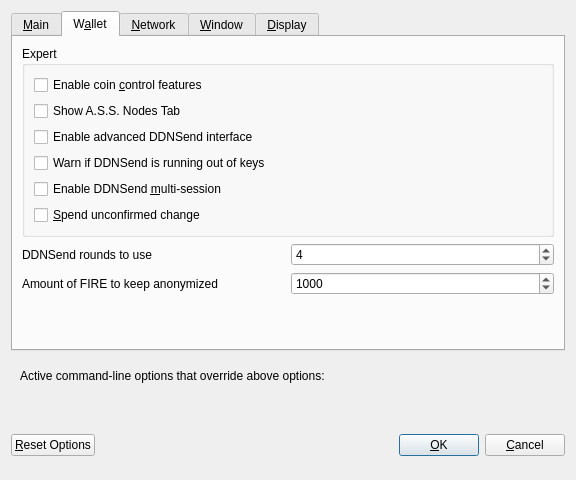
<?xml version="1.0" encoding="UTF-8"?>
<ui version="4.0">
 <class>OptionsDialog</class>
 <widget class="QDialog" name="OptionsDialog">
  <property name="geometry">
   <rect>
    <x>0</x>
    <y>0</y>
    <width>576</width>
    <height>480</height>
   </rect>
  </property>
  <property name="windowTitle">
   <string>Options</string>
  </property>
  <property name="modal">
   <bool>true</bool>
  </property>
  <layout class="QVBoxLayout" name="verticalLayout">
   <item>
    <widget class="QTabWidget" name="tabWidget">
     <property name="currentIndex">
      <number>1</number>
     </property>
     <widget class="QWidget" name="tabMain">
      <attribute name="title">
       <string>&amp;Main</string>
      </attribute>
      <layout class="QVBoxLayout" name="verticalLayout_Main">
       <item>
        <widget class="QCheckBox" name="bitcoinAtStartup">
         <property name="toolTip">
          <string>Automatically start FIRE Core after logging in to the system.</string>
         </property>
         <property name="text">
          <string>&amp;Start Firelynx Core on system login</string>
         </property>
        </widget>
       </item>
       <item>
        <layout class="QHBoxLayout" name="horizontalLayout_2_Main">
         <item>
          <widget class="QLabel" name="databaseCacheLabel">
           <property name="text">
            <string>Size of &amp;database cache</string>
           </property>
           <property name="textFormat">
            <enum>Qt::PlainText</enum>
           </property>
           <property name="buddy">
            <cstring>databaseCache</cstring>
           </property>
          </widget>
         </item>
         <item>
          <widget class="QSpinBox" name="databaseCache"/>
         </item>
         <item>
          <widget class="QLabel" name="databaseCacheUnitLabel">
           <property name="text">
            <string>MB</string>
           </property>
           <property name="textFormat">
            <enum>Qt::PlainText</enum>
           </property>
          </widget>
         </item>
         <item>
          <spacer name="horizontalSpacer_2_Main">
           <property name="orientation">
            <enum>Qt::Horizontal</enum>
           </property>
           <property name="sizeHint" stdset="0">
            <size>
             <width>40</width>
             <height>20</height>
            </size>
           </property>
          </spacer>
         </item>
        </layout>
       </item>
       <item>
        <layout class="QHBoxLayout" name="horizontalLayout_3_Main">
         <item>
          <widget class="QLabel" name="threadsScriptVerifLabel">
           <property name="text">
            <string>Number of script &amp;verification threads</string>
           </property>
           <property name="textFormat">
            <enum>Qt::PlainText</enum>
           </property>
           <property name="buddy">
            <cstring>threadsScriptVerif</cstring>
           </property>
          </widget>
         </item>
         <item>
          <widget class="QSpinBox" name="threadsScriptVerif">
           <property name="toolTip">
            <string>(0 = auto, &lt;0 = leave that many cores free)</string>
           </property>
          </widget>
         </item>
         <item>
          <spacer name="horizontalSpacer_3_Main">
           <property name="orientation">
            <enum>Qt::Horizontal</enum>
           </property>
           <property name="sizeHint" stdset="0">
            <size>
             <width>40</width>
             <height>20</height>
            </size>
           </property>
          </spacer>
         </item>
        </layout>
       </item>
       <item>
        <spacer name="verticalSpacer_Main">
         <property name="orientation">
          <enum>Qt::Vertical</enum>
         </property>
         <property name="sizeHint" stdset="0">
          <size>
           <width>20</width>
           <height>40</height>
          </size>
         </property>
        </spacer>
       </item>
      </layout>
     </widget>
     <widget class="QWidget" name="tabWallet">
      <attribute name="title">
       <string>W&amp;allet</string>
      </attribute>
      <layout class="QVBoxLayout" name="verticalLayout_Wallet">
       <item>
        <widget class="QGroupBox" name="groupBox">
         <property name="title">
          <string>Expert</string>
         </property>
         <layout class="QVBoxLayout" name="verticalLayout_2">
          <item>
           <widget class="QCheckBox" name="coinControlFeatures">
            <property name="toolTip">
             <string>Whether to show coin control features or not.</string>
            </property>
            <property name="text">
             <string>Enable coin &amp;control features</string>
            </property>
           </widget>
          </item>
          <item>
           <widget class="QCheckBox" name="showMasternodesTab">
            <property name="toolTip">
             <string>Show additional tab listing all your masternodes in first sub-tab&lt;br/&gt;and all masternodes on the network in second sub-tab.</string>
            </property>
            <property name="text">
             <string>Show A.S.S. Nodes Tab</string>
            </property>
           </widget>
          </item>
          <item>
           <widget class="QCheckBox" name="showAdvancedPSUI">
            <property name="toolTip">
             <string>Show additional information and buttons for DDNSend on overview screen.</string>
            </property>
            <property name="text">
             <string>Enable advanced DDNSend interface</string>
            </property>
           </widget>
          </item>
          <item>
           <widget class="QCheckBox" name="lowKeysWarning">
            <property name="toolTip">
             <string>Show warning dialog when DDNSend detects that wallet has very low number of keys left.</string>
            </property>
            <property name="text">
             <string>Warn if DDNSend is running out of keys</string>
            </property>
           </widget>
          </item>
          <item>
           <widget class="QCheckBox" name="privateSendMultiSession">
            <property name="toolTip">
             <string>Whether to use experimental DDNSend mode with multiple mixing sessions per block.&lt;br/&gt;Note: You must use this feature carefully.&lt;br/&gt;Make sure you always have recent wallet (auto)backup in a safe place!</string>
            </property>
            <property name="text">
             <string>Enable DDNSend &amp;multi-session</string>
            </property>
           </widget>
          </item>
          <item>
           <widget class="QCheckBox" name="spendZeroConfChange">
            <property name="toolTip">
             <string>If you disable the spending of unconfirmed change, the change from a transaction&lt;br/&gt;cannot be used until that transaction has at least one confirmation.&lt;br/&gt;This also affects how your balance is computed.</string>
            </property>
            <property name="text">
             <string>&amp;Spend unconfirmed change</string>
            </property>
           </widget>
          </item>
         </layout>
        </widget>
       </item>
       <item>
        <layout class="QHBoxLayout" name="horizontalLayout_4_Wallet">
         <item>
          <widget class="QLabel" name="label">
           <property name="toolTip">
            <string>This setting determines the amount of individual masternodes that an input will be anonymized through.&lt;br/&gt;More rounds of anonymization gives a higher degree of privacy, but also costs more in fees.</string>
           </property>
           <property name="text">
            <string>DDNSend rounds to use</string>
           </property>
          </widget>
         </item>
         <item>
          <widget class="QSpinBox" name="privateSendRounds">
           <property name="minimum">
            <number>2</number>
           </property>
           <property name="maximum">
            <number>8</number>
           </property>
           <property name="value">
            <number>4</number>
           </property>
          </widget>
         </item>
        </layout>
       </item>
       <item>
        <layout class="QHBoxLayout" name="horizontalLayout">
         <item>
          <widget class="QLabel" name="label_2">
           <property name="toolTip">
            <string>This amount acts as a threshold to turn off DDNSend once it's reached.</string>
           </property>
           <property name="statusTip">
            <string notr="true"/>
           </property>
           <property name="whatsThis">
            <string notr="true"/>
           </property>
           <property name="accessibleName">
            <string notr="true"/>
           </property>
           <property name="accessibleDescription">
            <string notr="true"/>
           </property>
           <property name="text">
            <string>Amount of FIRE to keep anonymized</string>
           </property>
          </widget>
         </item>
         <item>
          <widget class="QSpinBox" name="privateSendAmount">
           <property name="minimum">
            <number>2</number>
           </property>
           <property name="maximum">
            <number>2000</number>
           </property>
           <property name="singleStep">
            <number>10</number>
           </property>
           <property name="value">
            <number>1000</number>
           </property>
          </widget>
         </item>
        </layout>
       </item>
       <item>
        <spacer name="verticalSpacer_Wallet">
         <property name="orientation">
          <enum>Qt::Vertical</enum>
         </property>
         <property name="sizeHint" stdset="0">
          <size>
           <width>20</width>
           <height>40</height>
          </size>
         </property>
        </spacer>
       </item>
      </layout>
     </widget>
     <widget class="QWidget" name="tabNetwork">
      <attribute name="title">
       <string>&amp;Network</string>
      </attribute>
      <layout class="QVBoxLayout" name="verticalLayout_Network">
       <item>
        <widget class="QCheckBox" name="mapPortUpnp">
         <property name="toolTip">
          <string>Automatically open the FIRE Core client port on the router. This only works when your router supports UPnP and it is enabled.</string>
         </property>
         <property name="text">
          <string>Map port using &amp;UPnP</string>
         </property>
        </widget>
       </item>
       <item>
        <widget class="QCheckBox" name="allowIncoming">
         <property name="toolTip">
          <string>Accept connections from outside</string>
         </property>
         <property name="text">
          <string>Allow incoming connections</string>
         </property>
        </widget>
       </item>
       <item>
        <widget class="QCheckBox" name="connectSocks">
         <property name="toolTip">
          <string>Connect to the FIRE network through a SOCKS5 proxy.</string>
         </property>
         <property name="text">
          <string>&amp;Connect through SOCKS5 proxy (default proxy):</string>
         </property>
        </widget>
       </item>
       <item>
        <layout class="QHBoxLayout" name="horizontalLayout_1_Network">
         <item>
          <widget class="QLabel" name="proxyIpLabel">
           <property name="text">
            <string>Proxy &amp;IP:</string>
           </property>
           <property name="textFormat">
            <enum>Qt::PlainText</enum>
           </property>
           <property name="buddy">
            <cstring>proxyIp</cstring>
           </property>
          </widget>
         </item>
         <item>
          <widget class="QValidatedLineEdit" name="proxyIp">
           <property name="minimumSize">
            <size>
             <width>140</width>
             <height>0</height>
            </size>
           </property>
           <property name="maximumSize">
            <size>
             <width>140</width>
             <height>16777215</height>
            </size>
           </property>
           <property name="toolTip">
            <string>IP address of the proxy (e.g. IPv4: 127.0.0.1 / IPv6: ::1)</string>
           </property>
          </widget>
         </item>
         <item>
          <widget class="QLabel" name="proxyPortLabel">
           <property name="text">
            <string>&amp;Port:</string>
           </property>
           <property name="textFormat">
            <enum>Qt::PlainText</enum>
           </property>
           <property name="buddy">
            <cstring>proxyPort</cstring>
           </property>
          </widget>
         </item>
         <item>
          <widget class="QLineEdit" name="proxyPort">
           <property name="minimumSize">
            <size>
             <width>55</width>
             <height>0</height>
            </size>
           </property>
           <property name="maximumSize">
            <size>
             <width>55</width>
             <height>16777215</height>
            </size>
           </property>
           <property name="toolTip">
            <string>Port of the proxy (e.g. 9050)</string>
           </property>
          </widget>
         </item>
         <item>
          <spacer name="horizontalSpacer_1_Network">
           <property name="orientation">
            <enum>Qt::Horizontal</enum>
           </property>
           <property name="sizeHint" stdset="0">
            <size>
             <width>40</width>
             <height>20</height>
            </size>
           </property>
          </spacer>
         </item>
        </layout>
       </item>
       <item>
        <layout class="QHBoxLayout" name="horizontalLayout_2_Network">
         <item>
          <widget class="QLabel" name="proxyActiveNets">
           <property name="text">
            <string>Used for reaching peers via:</string>
           </property>
           <property name="textFormat">
            <enum>Qt::PlainText</enum>
           </property>
          </widget>
         </item>
         <item>
          <widget class="QCheckBox" name="proxyReachIPv4">
           <property name="enabled">
            <bool>false</bool>
           </property>
           <property name="toolTip">
            <string>Shows, if the supplied default SOCKS5 proxy is used to reach peers via this network type.</string>
           </property>
           <property name="text">
            <string/>
           </property>
          </widget>
         </item>
         <item>
          <widget class="QLabel" name="proxyReachIPv4Label">
           <property name="text">
            <string>IPv4</string>
           </property>
           <property name="textFormat">
            <enum>Qt::PlainText</enum>
           </property>
          </widget>
         </item>
         <item>
          <widget class="QCheckBox" name="proxyReachIPv6">
           <property name="enabled">
            <bool>false</bool>
           </property>
           <property name="toolTip">
            <string>Shows, if the supplied default SOCKS5 proxy is used to reach peers via this network type.</string>
           </property>
           <property name="text">
            <string/>
           </property>
          </widget>
         </item>
         <item>
          <widget class="QLabel" name="proxyReachIPv6Label">
           <property name="text">
            <string>IPv6</string>
           </property>
           <property name="textFormat">
            <enum>Qt::PlainText</enum>
           </property>
          </widget>
         </item>
         <item>
          <widget class="QCheckBox" name="proxyReachTor">
           <property name="enabled">
            <bool>false</bool>
           </property>
           <property name="toolTip">
            <string>Shows, if the supplied default SOCKS5 proxy is used to reach peers via this network type.</string>
           </property>
           <property name="text">
            <string/>
           </property>
          </widget>
         </item>
         <item>
          <widget class="QLabel" name="proxyReachTorLabel">
           <property name="text">
            <string>Tor</string>
           </property>
           <property name="textFormat">
            <enum>Qt::PlainText</enum>
           </property>
          </widget>
         </item>
         <item>
          <spacer name="horizontalSpacer_2_Network">
           <property name="orientation">
            <enum>Qt::Horizontal</enum>
           </property>
           <property name="sizeHint" stdset="0">
            <size>
             <width>40</width>
             <height>20</height>
            </size>
           </property>
          </spacer>
         </item>
        </layout>
       </item>
       <item>
        <widget class="QCheckBox" name="connectSocksTor">
         <property name="toolTip">
          <string>Connect to the FIRE network through a separate SOCKS5 proxy for Tor hidden services.</string>
         </property>
         <property name="text">
          <string>Use separate SOCKS5 proxy to reach peers via Tor hidden services:</string>
         </property>
        </widget>
       </item>
       <item>
        <layout class="QHBoxLayout" name="horizontalLayout_3_Network">
         <item>
          <widget class="QLabel" name="proxyIpTorLabel">
           <property name="text">
            <string>Proxy &amp;IP:</string>
           </property>
           <property name="textFormat">
            <enum>Qt::PlainText</enum>
           </property>
           <property name="buddy">
            <cstring>proxyIpTor</cstring>
           </property>
          </widget>
         </item>
         <item>
          <widget class="QValidatedLineEdit" name="proxyIpTor">
           <property name="minimumSize">
            <size>
             <width>140</width>
             <height>0</height>
            </size>
           </property>
           <property name="maximumSize">
            <size>
             <width>140</width>
             <height>16777215</height>
            </size>
           </property>
           <property name="toolTip">
            <string>IP address of the proxy (e.g. IPv4: 127.0.0.1 / IPv6: ::1)</string>
           </property>
          </widget>
         </item>
         <item>
          <widget class="QLabel" name="proxyPortTorLabel">
           <property name="text">
            <string>&amp;Port:</string>
           </property>
           <property name="textFormat">
            <enum>Qt::PlainText</enum>
           </property>
           <property name="buddy">
            <cstring>proxyPortTor</cstring>
           </property>
          </widget>
         </item>
         <item>
          <widget class="QLineEdit" name="proxyPortTor">
           <property name="minimumSize">
            <size>
             <width>55</width>
             <height>0</height>
            </size>
           </property>
           <property name="maximumSize">
            <size>
             <width>55</width>
             <height>16777215</height>
            </size>
           </property>
           <property name="toolTip">
            <string>Port of the proxy (e.g. 9050)</string>
           </property>
          </widget>
         </item>
         <item>
          <spacer name="horizontalSpacer_4_Network">
           <property name="orientation">
            <enum>Qt::Horizontal</enum>
           </property>
           <property name="sizeHint" stdset="0">
            <size>
             <width>40</width>
             <height>20</height>
            </size>
           </property>
          </spacer>
         </item>
        </layout>
       </item>
       <item>
        <spacer name="verticalSpacer_Network">
         <property name="orientation">
          <enum>Qt::Vertical</enum>
         </property>
         <property name="sizeHint" stdset="0">
          <size>
           <width>20</width>
           <height>40</height>
          </size>
         </property>
        </spacer>
       </item>
      </layout>
     </widget>
     <widget class="QWidget" name="tabWindow">
      <attribute name="title">
       <string>&amp;Window</string>
      </attribute>
      <layout class="QVBoxLayout" name="verticalLayout_Window">
       <item>
        <widget class="QCheckBox" name="hideTrayIcon">
         <property name="toolTip">
          <string>&amp;Hide the icon from the system tray.</string>
         </property>
         <property name="text">
          <string>Hide tray icon</string>
         </property>
        </widget>
       </item>
       <item>
        <widget class="QCheckBox" name="minimizeToTray">
         <property name="toolTip">
          <string>Show only a tray icon after minimizing the window.</string>
         </property>
         <property name="text">
          <string>&amp;Minimize to the tray instead of the taskbar</string>
         </property>
        </widget>
       </item>
       <item>
        <widget class="QCheckBox" name="minimizeOnClose">
         <property name="toolTip">
          <string>Minimize instead of exit the application when the window is closed. When this option is enabled, the application will be closed only after selecting Exit in the menu.</string>
         </property>
         <property name="text">
          <string>M&amp;inimize on close</string>
         </property>
        </widget>
       </item>
       <item>
        <spacer name="verticalSpacer_Window">
         <property name="orientation">
          <enum>Qt::Vertical</enum>
         </property>
         <property name="sizeHint" stdset="0">
          <size>
           <width>20</width>
           <height>40</height>
          </size>
         </property>
        </spacer>
       </item>
      </layout>
     </widget>
     <widget class="QWidget" name="tabDisplay">
      <attribute name="title">
       <string>&amp;Display</string>
      </attribute>
      <layout class="QVBoxLayout" name="verticalLayout_Display">
       <item>
        <layout class="QHBoxLayout" name="horizontalLayout_1_Display">
         <item>
          <widget class="QLabel" name="langLabel">
           <property name="text">
            <string>User Interface &amp;language:</string>
           </property>
           <property name="textFormat">
            <enum>Qt::PlainText</enum>
           </property>
           <property name="buddy">
            <cstring>lang</cstring>
           </property>
          </widget>
         </item>
         <item>
          <widget class="QValueComboBox" name="lang">
           <property name="toolTip">
            <string>The user interface language can be set here. This setting will take effect after restarting FIRE Core.</string>
           </property>
          </widget>
         </item>
        </layout>
       </item>
       <item>
        <widget class="QLabel" name="label_3">
         <property name="toolTip">
          <string notr="true"/>
         </property>
         <property name="statusTip">
          <string notr="true"/>
         </property>
         <property name="whatsThis">
          <string notr="true"/>
         </property>
         <property name="accessibleName">
          <string notr="true"/>
         </property>
         <property name="text">
          <string>Language missing or translation incomplete? Help contributing translations here:
https://www.transifex.com/projects/p/firelynxcoin/</string>
         </property>
         <property name="wordWrap">
          <bool>true</bool>
         </property>
         <property name="openExternalLinks">
          <bool>true</bool>
         </property>
         <property name="textInteractionFlags">
          <set>Qt::TextBrowserInteraction</set>
         </property>
        </widget>
       </item>
       <item>
        <layout class="QHBoxLayout" name="horizontalLayout_4_Display" stretch="0,0">
         <item>
          <widget class="QLabel" name="themeLabel">
           <property name="text">
            <string>User Interface Theme:</string>
           </property>
          </widget>
         </item>
         <item>
          <widget class="QValueComboBox" name="theme"/>
         </item>
        </layout>
       </item>
       <item>
        <widget class="Line" name="line">
         <property name="orientation">
          <enum>Qt::Horizontal</enum>
         </property>
        </widget>
       </item>
       <item>
        <layout class="QHBoxLayout" name="horizontalLayout_2_Display">
         <item>
          <widget class="QLabel" name="unitLabel">
           <property name="text">
            <string>&amp;Unit to show amounts in:</string>
           </property>
           <property name="textFormat">
            <enum>Qt::PlainText</enum>
           </property>
           <property name="buddy">
            <cstring>unit</cstring>
           </property>
          </widget>
         </item>
         <item>
          <widget class="QValueComboBox" name="unit">
           <property name="toolTip">
            <string>Choose the default subdivision unit to show in the interface and when sending coins.</string>
           </property>
          </widget>
         </item>
        </layout>
       </item>
       <item>
        <layout class="QHBoxLayout" name="horizontalLayout_5_Display">
         <item>
          <widget class="QLabel" name="digitsLabel">
           <property name="text">
            <string>Decimal digits</string>
           </property>
          </widget>
         </item>
         <item>
          <widget class="QValueComboBox" name="digits"/>
         </item>
        </layout>
       </item>
       <item>
        <layout class="QHBoxLayout" name="horizontalLayout_3_Display">
         <item>
          <widget class="QLabel" name="thirdPartyTxUrlsLabel">
           <property name="toolTip">
            <string>Third party URLs (e.g. a block explorer) that appear in the transactions tab as context menu items.&lt;br/&gt;%s in the URL is replaced by transaction hash. Multiple URLs are separated by vertical bar |.</string>
           </property>
           <property name="text">
            <string>Third party transaction URLs</string>
           </property>
           <property name="buddy">
            <cstring>thirdPartyTxUrls</cstring>
           </property>
          </widget>
         </item>
         <item>
          <widget class="QLineEdit" name="thirdPartyTxUrls">
           <property name="toolTip">
            <string>Third party URLs (e.g. a block explorer) that appear in the transactions tab as context menu items.&lt;br/&gt;%s in the URL is replaced by transaction hash. Multiple URLs are separated by vertical bar |.</string>
           </property>
          </widget>
         </item>
        </layout>
       </item>
       <item>
        <spacer name="verticalSpacer">
         <property name="orientation">
          <enum>Qt::Vertical</enum>
         </property>
         <property name="sizeHint" stdset="0">
          <size>
           <width>20</width>
           <height>40</height>
          </size>
         </property>
        </spacer>
       </item>
      </layout>
     </widget>
    </widget>
   </item>
   <item>
    <widget class="QFrame" name="frame">
     <layout class="QVBoxLayout" name="verticalLayout_Bottom">
      <item>
       <layout class="QHBoxLayout" name="horizontalLayout_Bottom">
        <item>
         <widget class="QLabel" name="overriddenByCommandLineInfoLabel">
          <property name="text">
           <string>Active command-line options that override above options:</string>
          </property>
          <property name="textFormat">
           <enum>Qt::PlainText</enum>
          </property>
         </widget>
        </item>
        <item>
         <spacer name="horizontalSpacer_Bottom">
          <property name="orientation">
           <enum>Qt::Horizontal</enum>
          </property>
          <property name="sizeHint" stdset="0">
           <size>
            <width>40</width>
            <height>20</height>
           </size>
          </property>
         </spacer>
        </item>
       </layout>
      </item>
      <item>
       <widget class="QLabel" name="overriddenByCommandLineLabel">
        <property name="text">
         <string/>
        </property>
        <property name="textFormat">
         <enum>Qt::PlainText</enum>
        </property>
        <property name="wordWrap">
         <bool>true</bool>
        </property>
       </widget>
      </item>
     </layout>
    </widget>
   </item>
   <item>
    <layout class="QHBoxLayout" name="horizontalLayout_Buttons">
     <item>
      <widget class="QPushButton" name="resetButton">
       <property name="toolTip">
        <string>Reset all client options to default.</string>
       </property>
       <property name="text">
        <string>&amp;Reset Options</string>
       </property>
       <property name="autoDefault">
        <bool>false</bool>
       </property>
      </widget>
     </item>
     <item>
      <spacer name="horizontalSpacer_1">
       <property name="orientation">
        <enum>Qt::Horizontal</enum>
       </property>
       <property name="sizeHint" stdset="0">
        <size>
         <width>40</width>
         <height>48</height>
        </size>
       </property>
      </spacer>
     </item>
     <item>
      <widget class="QLabel" name="statusLabel">
       <property name="minimumSize">
        <size>
         <width>200</width>
         <height>0</height>
        </size>
       </property>
       <property name="font">
        <font>
         <weight>75</weight>
         <bold>true</bold>
        </font>
       </property>
       <property name="text">
        <string/>
       </property>
       <property name="textFormat">
        <enum>Qt::PlainText</enum>
       </property>
       <property name="wordWrap">
        <bool>true</bool>
       </property>
      </widget>
     </item>
     <item>
      <spacer name="horizontalSpacer_2">
       <property name="orientation">
        <enum>Qt::Horizontal</enum>
       </property>
       <property name="sizeHint" stdset="0">
        <size>
         <width>40</width>
         <height>48</height>
        </size>
       </property>
      </spacer>
     </item>
     <item>
      <widget class="QPushButton" name="okButton">
       <property name="text">
        <string>&amp;OK</string>
       </property>
       <property name="autoDefault">
        <bool>false</bool>
       </property>
       <property name="default">
        <bool>true</bool>
       </property>
      </widget>
     </item>
     <item>
      <widget class="QPushButton" name="cancelButton">
       <property name="text">
        <string>&amp;Cancel</string>
       </property>
       <property name="autoDefault">
        <bool>false</bool>
       </property>
      </widget>
     </item>
    </layout>
   </item>
  </layout>
 </widget>
 <customwidgets>
  <customwidget>
   <class>QValidatedLineEdit</class>
   <extends>QLineEdit</extends>
   <header>qvalidatedlineedit.h</header>
  </customwidget>
  <customwidget>
   <class>QValueComboBox</class>
   <extends>QComboBox</extends>
   <header>qvaluecombobox.h</header>
  </customwidget>
 </customwidgets>
 <resources/>
 <connections/>
</ui>
